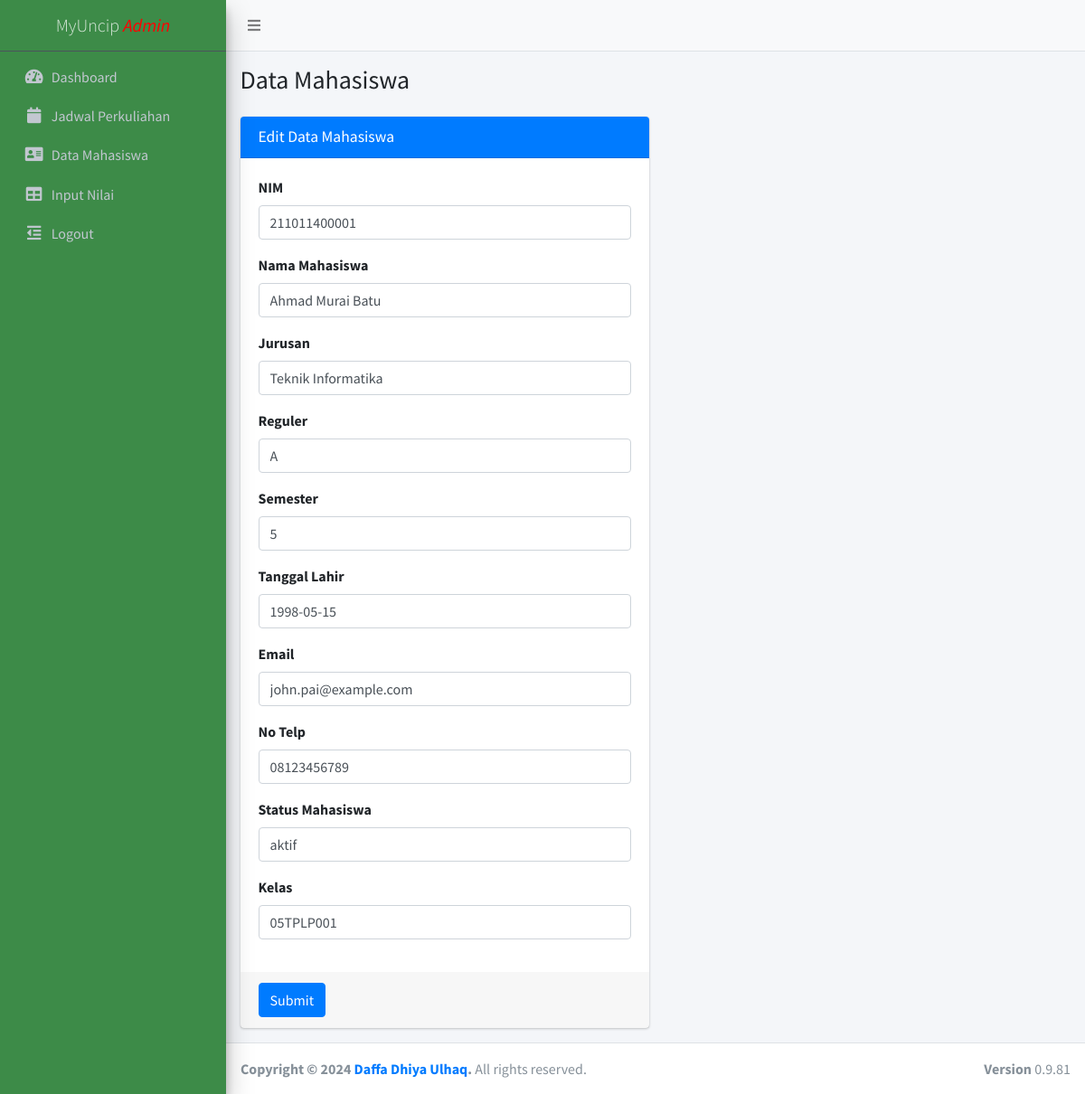
/admin/edit_mhs.php?id=31, run on the app's committed database.
### tables this page shows
CREATE TABLE `datamhs` (
  `id` int(11) NOT NULL,
  `NIM` varchar(15) NOT NULL,
  `namaMhs` varchar(100) NOT NULL,
  `jurusan` varchar(50) NOT NULL,
  `reguler` varchar(5) NOT NULL,
  `semester` int(11) NOT NULL,
  `tglLahir` date NOT NULL,
  `email` varchar(100) NOT NULL,
  `noTlp` varchar(15) DEFAULT NULL,
  `statusMhs` enum('aktif','non-aktif','lulus') NOT NULL,
  `kelas` varchar(10) DEFAULT NULL,
  `ipk` decimal(3,2) DEFAULT NULL
);

### admin/edit_mhs.php (the view, shortened to what this page needs)
<?php
 include "../koneksi.php";
 include "../template/header.php";
 include "sidebarAdmin.php";
 include "topbar.php";
 ?>
 <div class="content-wrapper">
   <section class="content-header">
     <div class="container-fluid">
       <div class="row">
         <div class="col-sm-6">
           <h3>Data Mahasiswa</h3>
         </div>
       </div>
     </div>
   </section>
   <section class="content">
     <div class="container-fluid">
         <div class="row">
           <div class="col-md-6">
             <div class="card card-primary">
               <div class="card-header">
                 <h3 class="card-title">Edit Data Mahasiswa</h3>
               </div>
               <?php
                 $id = $_GET['id'];
                 $data = mysqli_query($con, "select * from datamhs where id='$id'");
                 while($d = mysqli_fetch_array($data)){
                 ?>
               <form method="post" action="edit_aksi_mhs.php">
                 <div class="card-body">
                   <div class="form-group">
                     <label for="exampleInputEmail1">NIM</label>
                    <input type="number" class="form-control" name="NIM" id="NIM" value="<?php echo $d['NIM']; ?>"  required>
                  </div>
                  <div class="form-group">
                    <label for="exampleInputPassword1">Nama Mahasiswa</label>
                    <input type="text" class="form-control" name="namaMhs" id="namaMhs" value="<?php echo $d['namaMhs']; ?>"  required>
                  </div>
                  <div class="form-group">
                    <label for="exampleInputPassword1">Jurusan</label>
                    <input type="text" class="form-control" name="jurusan" id="jurusan" value="<?php echo $d['jurusan']; ?>"  required>
                  </div>
                  <div class="form-group">
                    <label for="exampleInputPassword1">Reguler</label>
                    <input type="text" class="form-control" name="reguler" id="reguler" value="<?php echo $d['reguler']; ?>"  required>
                  </div>
                  <div class="form-group">
                    <label for="exampleInputPassword1">Semester</label>
                    <input type="text" class="form-control" name="semester" id="semester" value="<?php echo $d['semester']; ?>"  required>
                  </div>
                  <div class="form-group">
                    <label for="exampleInputPassword1">Tanggal Lahir</label>
                    <input type="text" class="form-control" name="tglLahir" id="tglLahir" value="<?php echo $d['tglLahir']; ?>"  required>
                  </div>
                  <div class="form-group">
                    <label for="exampleInputPassword1">Email</label>
                    <input type="text" class="form-control" name="email" id="email" value="<?php echo $d['email']; ?>"  required>
                  </div>
                  <div class="form-group">
                    <label for="exampleInputPassword1">No Telp</label>
                    <input type="text" class="form-control" name="noTlp" id="noTlp" value="<?php echo $d['noTlp']; ?>"  required>
                  </div>
                  <div class="form-group">
                    <label for="exampleInputPassword1">Status Mahasiswa</label>
                    <input type="text" class="form-control" name="statusMhs" id="statusMhs" value="<?php echo $d['statusMhs']; ?>"  required>
                  </div>
                  <div class="form-group">
                    <label for="exampleInputPassword1">Kelas</label>
                    <input type="text" class="form-control" name="kelas" id="kelas" value="<?php echo $d['kelas']; ?>"  required>
                  </div>
                </div>
                <div class="card-footer">
                  <button type="submit" class="btn btn-primary">Submit</button>
                </div>
              </form>
              <?php
            }
          ?>
            </div>
          </div>
        </div>
      </div>
<?php
  include "../template/footer.php";
?>

### data on the page
datamhs: NIM "211011400001", namaMhs "Ahmad Murai Batu", jurusan "Teknik Informatika", reguler "A", semester "5", tglLahir "1998-05-15", email "john.pai@example.com", noTlp "08123456789", statusMhs "aktif", kelas "05TPLP001"
